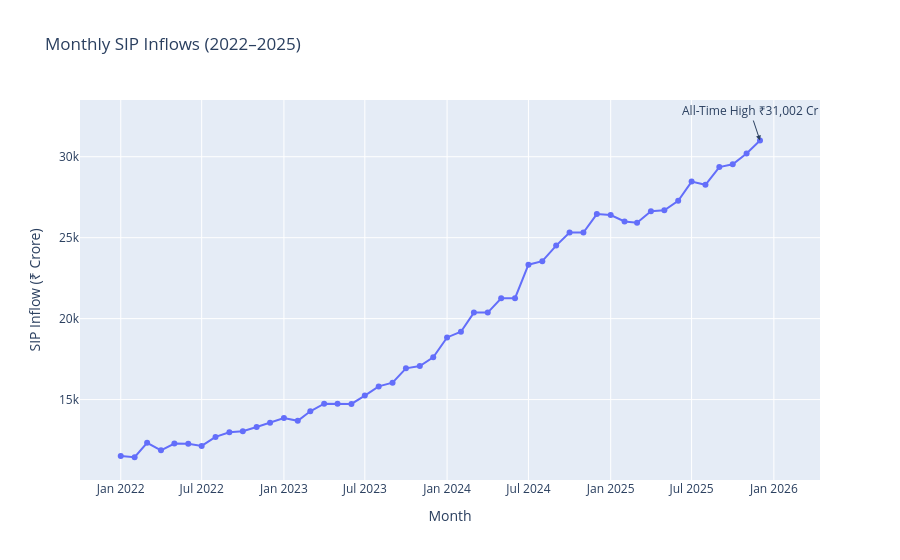

The notebook cell this image was saved under:
### Code cell
max_row = sip.loc[sip["sip_inflow_crore"].idxmax()]

fig.add_annotation(
    x=max_row["month"],
    y=max_row["sip_inflow_crore"],
    text=f"All-Time High ₹{max_row['sip_inflow_crore']:,.0f} Cr",
    showarrow=True,
    arrowhead=2
)

fig.show()
